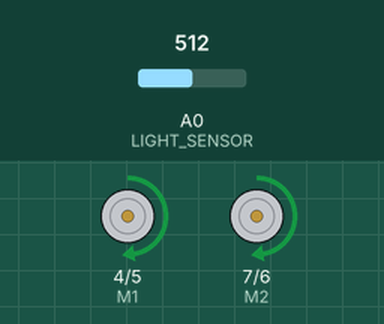
A sketch run on a simulated Arduino Uno, built with avr-gcc and run on an emulated ATmega328P. Parts: direction and speed pins drawn as motors (green arrow = direction pin HIGH = forward, orange = LOW = backward, longer = more drive). Inputs (shaded band) come from the test bench; at power-on: A0 (LIGHT_SENSOR) = 512.

Above: at 1.2 s.
1.3 s: A0 (LIGHT_SENSOR) set to 716
At 1.8 s:
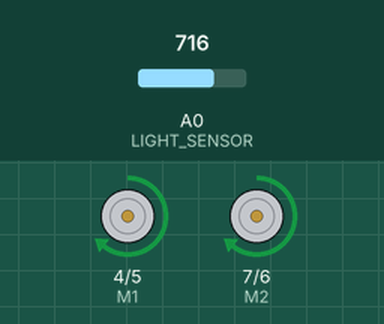
2.8 s: A0 (LIGHT_SENSOR) set to 900
At 3.3 s:
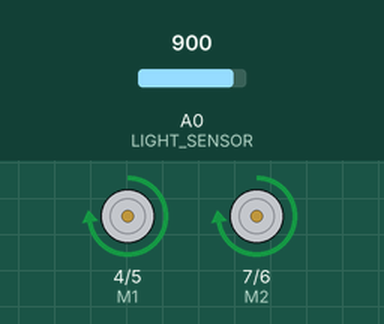
4.3 s: A0 (LIGHT_SENSOR) set to 290
At 4.7 s:
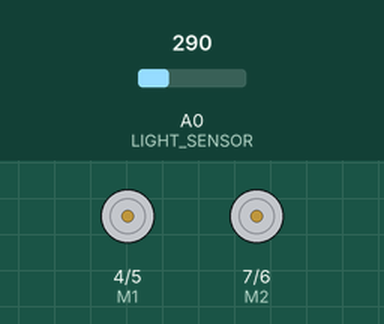
Timing chart, 0 to 7.3 s (numbered marks = the images above; inputs shaded):
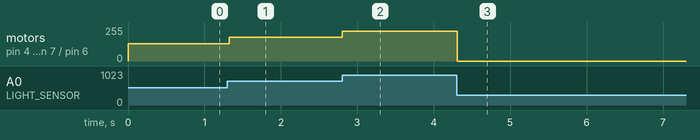

The sketch:

motor_shield_light_sensor.ino
```cpp
//Arduino PWM Speed Control：
int E1 = 5;
int M1 = 4;
int E2 = 6;
int M2 = 7;
int LIGHT_SENSOR = 0;

#define FORWARD HIGH
#define REVERSE LOW
#define DIR_LEFT(fwd) (fwd % 2 ? FORWARD : REVERSE)
#define DIR_RITE(fwd) (fwd % 2 ? FORWARD : REVERSE)


int dir;

void setup()
{
    pinMode(M1, OUTPUT);
    pinMode(M2, OUTPUT);
    dir = 0;
}

void loop()
{
  int motor_direction;
  int speed_input;

  motor_direction = FORWARD;
  speed_input = analogRead(LIGHT_SENSOR);
  if (speed_input < 300)  {
    speed_input = 0;
  }

  int motor_setting = speed_input / 4;

  digitalWrite(M1,DIR_LEFT(motor_direction));
  digitalWrite(M2, DIR_RITE(motor_direction));
  analogWrite(E1, motor_setting);   //PWM Speed Control
  analogWrite(E2, motor_setting);   //PWM Speed Control

  delay(30);

}
```

Measured:
- after the input at 1.3 s, motor on pin 4 (M1) / pin 5 (E1), motor on pin 7 (M2) / pin 6 (E2): forward 128/255 → forward 179/255 at once
- after the input at 2.8 s, motor on pin 4 (M1) / pin 5 (E1), motor on pin 7 (M2) / pin 6 (E2): forward 179/255 → forward 225/255 at once
- after the input at 4.3 s, motor on pin 4 (M1) / pin 5 (E1), motor on pin 7 (M2) / pin 6 (E2): forward 225/255 → stopped at once
